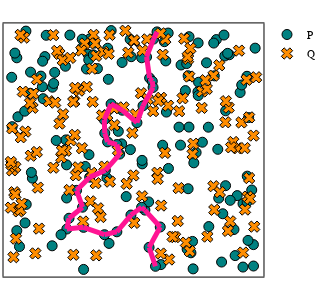

Here is the notebook cell this chart was saved with:
### Code cell
# plot cycle rep of selected bar
cycle = get_multiclass_cyclerep(VR_P, VR_P_class)
plot_cycle_square_torus(P_2d, Q_2d, cycle = cycle, size = (300, 300))

### Figure 1 — Plotly figure (JSON) as saved in the notebook; plotly's stock layout.template omitted (floating-point values rounded to 4 significant figures; data arrays with more than 128 entries replaced by an {"elided": "..."} marker saying what was removed)
{"data": [{"colorbar": {"title": ""}, "legendgroup": "P", "marker": {"color": "rgba(0, 129, 129, 1.000)", "line": {"color": "rgba(0, 0, 0, 1.000)", "width": 1}, "size": 10, "symbol": "circle"}, "mode": "markers", "name": "P", "showlegend": true, "type": "scatter", "x": {"elided": "150 float values"}, "xaxis": "x1", "y": {"elided": "150 float values"}, "yaxis": "y1", "zmax": null, "zmin": null}, {"colorbar": {"title": ""}, "legendgroup": "Q", "marker": {"color": "rgba(255, 141, 0, 1.000)", "line": {"color": "rgba(0, 0, 0, 1.000)", "width": 1}, "size": 10, "symbol": "x"}, "mode": "markers", "name": "Q", "showlegend": true, "type": "scatter", "x": {"elided": "150 float values"}, "xaxis": "x1", "y": {"elided": "150 float values"}, "yaxis": "y1", "zmax": null, "zmin": null}, {"colorbar": {"title": ""}, "legendgroup": "", "line": {"color": "rgba(255, 20, 147, 1.000)", "dash": "solid", "shape": "linear", "width": 5}, "mode": "lines", "name": "", "showlegend": false, "type": "scatter", "x": [3.503, 3.57], "xaxis": "x1", "y": [4.981, 4.898], "yaxis": "y1", "zmax": null, "zmin": null}, {"colorbar": {"title": ""}, "legendgroup": "", "line": {"color": "rgba(255, 20, 147, 1.000)", "dash": "solid", "shape": "linear", "width": 5}, "mode": "lines", "name": "", "showlegend": false, "type": "scatter", "x": [1.474, 1.419], "xaxis": "x1", "y": [1.35, 1.071], "yaxis": "y1", "zmax": null, "zmin": null}, {"colorbar": {"title": ""}, "legendgroup": "", "line": {"color": "rgba(255, 20, 147, 1.000)", "dash": "solid", "shape": "linear", "width": 5}, "mode": "lines", "name": "", "showlegend": false, "type": "scatter", "x": [1.419, 1.84], "xaxis": "x1", "y": [1.071, 1.114], "yaxis": "y1", "zmax": null, "zmin": null}, {"colorbar": {"title": ""}, "legendgroup": "", "line": {"color": "rgba(255, 20, 147, 1.000)", "dash": "solid", "shape": "linear", "width": 5}, "mode": "lines", "name": "", "showlegend": false, "type": "scatter", "x": [2.368, 2.679], "xaxis": "x1", "y": [0.9248, 0.9993], "yaxis": "y1", "zmax": null, "zmin": null}, {"colorbar": {"title": ""}, "legendgroup": "", "line": {"color": "rgba(255, 20, 147, 1.000)", "dash": "solid", "shape": "linear", "width": 5}, "mode": "lines", "name": "", "showlegend": false, "type": "scatter", "x": [2.375, 2.446], "xaxis": "x1", "y": [3.554, 3.328], "yaxis": "y1", "zmax": null, "zmin": null}, {"colorbar": {"title": ""}, "legendgroup": "", "line": {"color": "rgba(255, 20, 147, 1.000)", "dash": "solid", "shape": "linear", "width": 5}, "mode": "lines", "name": "", "showlegend": false, "type": "scatter", "x": [3.336, 3.184], "xaxis": "x1", "y": [4.262, 3.826], "yaxis": "y1", "zmax": null, "zmin": null}, {"colorbar": {"title": ""}, "legendgroup": "", "line": {"color": "rgba(255, 20, 147, 1.000)", "dash": "solid", "shape": "linear", "width": 5}, "mode": "lines", "name": "", "showlegend": false, "type": "scatter", "x": [3.384, 3.301], "xaxis": "x1", "y": [1.561, 1.634], "yaxis": "y1", "zmax": null, "zmin": null}, {"colorbar": {"title": ""}, "legendgroup": "", "line": {"color": "rgba(255, 20, 147, 1.000)", "dash": "solid", "shape": "linear", "width": 5}, "mode": "lines", "name": "", "showlegend": false, "type": "scatter", "x": [2.362, 2.375], "xaxis": "x1", "y": [3.901, 3.554], "yaxis": "y1", "zmax": null, "zmin": null}, {"colorbar": {"title": ""}, "legendgroup": "", "line": {"color": "rgba(255, 20, 147, 1.000)", "dash": "solid", "shape": "linear", "width": 5}, "mode": "lines", "name": "", "showlegend": false, "type": "scatter", "x": [2.816, 2.533], "xaxis": "x1", "y": [4.148, 4.311], "yaxis": "y1", "zmax": null, "zmin": null}, {"colorbar": {"title": ""}, "legendgroup": "", "line": {"color": "rgba(255, 20, 147, 1.000)", "dash": "solid", "shape": "linear", "width": 5}, "mode": "lines", "name": "", "showlegend": false, "type": "scatter", "x": [3.602, 3.689], "xaxis": "x1", "y": [5.99, 6.176], "yaxis": "y1", "zmax": null, "zmin": null}, {"colorbar": {"title": ""}, "legendgroup": "", "line": {"color": "rgba(255, 20, 147, 1.000)", "dash": "solid", "shape": "linear", "width": 5}, "mode": "lines", "name": "", "showlegend": false, "type": "scatter", "x": [1.84, 2.368], "xaxis": "x1", "y": [1.114, 0.9248], "yaxis": "y1", "zmax": null, "zmin": null}, {"colorbar": {"title": ""}, "legendgroup": "", "line": {"color": "rgba(255, 20, 147, 1.000)", "dash": "solid", "shape": "linear", "width": 5}, "mode": "lines", "name": "", "showlegend": false, "type": "scatter", "x": [2.678, 2.446], "xaxis": "x1", "y": [3.259, 3.328], "yaxis": "y1", "zmax": null, "zmin": null}, {"colorbar": {"title": ""}, "legendgroup": "", "line": {"color": "rgba(255, 20, 147, 1.000)", "dash": "solid", "shape": "linear", "width": 5}, "mode": "lines", "name": "", "showlegend": false, "type": "scatter", "x": [1.995, 2.389], "xaxis": "x1", "y": [2.414, 2.59], "yaxis": "y1", "zmax": null, "zmin": null}, {"colorbar": {"title": ""}, "legendgroup": "", "line": {"color": "rgba(255, 20, 147, 1.000)", "dash": "solid", "shape": "linear", "width": 5}, "mode": "lines", "name": "", "showlegend": false, "type": "scatter", "x": [2.362, 2.533], "xaxis": "x1", "y": [3.901, 4.311], "yaxis": "y1", "zmax": null, "zmin": null}, {"colorbar": {"title": ""}, "legendgroup": "", "line": {"color": "rgba(255, 20, 147, 1.000)", "dash": "solid", "shape": "linear", "width": 5}, "mode": "lines", "name": "", "showlegend": false, "type": "scatter", "x": [1.474, 1.815], "xaxis": "x1", "y": [1.35, 1.636], "yaxis": "y1", "zmax": null, "zmin": null}, {"colorbar": {"title": ""}, "legendgroup": "", "line": {"color": "rgba(255, 20, 147, 1.000)", "dash": "solid", "shape": "linear", "width": 5}, "mode": "lines", "name": "", "showlegend": false, "type": "scatter", "x": [3.57, 3.59], "xaxis": "x1", "y": [4.898, 4.737], "yaxis": "y1", "zmax": null, "zmin": null}, {"colorbar": {"title": ""}, "legendgroup": "", "line": {"color": "rgba(255, 20, 147, 1.000)", "dash": "solid", "shape": "linear", "width": 5}, "mode": "lines", "name": "", "showlegend": false, "type": "scatter", "x": [3.384, 3.77], "xaxis": "x1", "y": [1.561, 1.124], "yaxis": "y1", "zmax": null, "zmin": null}, {"colorbar": {"title": ""}, "legendgroup": "", "line": {"color": "rgba(255, 20, 147, 1.000)", "dash": "solid", "shape": "linear", "width": 5}, "mode": "lines", "name": "", "showlegend": false, "type": "scatter", "x": [3.033, 3.301], "xaxis": "x1", "y": [1.434, 1.634], "yaxis": "y1", "zmax": null, "zmin": null}, {"colorbar": {"title": ""}, "legendgroup": "", "line": {"color": "rgba(255, 20, 147, 1.000)", "dash": "solid", "shape": "linear", "width": 5}, "mode": "lines", "name": "", "showlegend": false, "type": "scatter", "x": [2.749, 2.678], "xaxis": "x1", "y": [3.012, 3.259], "yaxis": "y1", "zmax": null, "zmin": null}, {"colorbar": {"title": ""}, "legendgroup": "", "line": {"color": "rgba(255, 20, 147, 1.000)", "dash": "solid", "shape": "linear", "width": 5}, "mode": "lines", "name": "", "showlegend": false, "type": "scatter", "x": [3.489, 3.651], "xaxis": "x1", "y": [0.5965, 0.106], "yaxis": "y1", "zmax": null, "zmin": null}, {"colorbar": {"title": ""}, "legendgroup": "", "line": {"color": "rgba(255, 20, 147, 1.000)", "dash": "solid", "shape": "linear", "width": 5}, "mode": "lines", "name": "", "showlegend": false, "type": "scatter", "x": [3.033, 2.679], "xaxis": "x1", "y": [1.434, 0.9993], "yaxis": "y1", "zmax": null, "zmin": null}, {"colorbar": {"title": ""}, "legendgroup": "", "line": {"color": "rgba(255, 20, 147, 1.000)", "dash": "solid", "shape": "linear", "width": 5}, "mode": "lines", "name": "", "showlegend": false, "type": "scatter", "x": [3.426, 3.602], "xaxis": "x1", "y": [5.527, 5.99], "yaxis": "y1", "zmax": null, "zmin": null}, {"colorbar": {"title": ""}, "legendgroup": "", "line": {"color": "rgba(255, 20, 147, 1.000)", "dash": "solid", "shape": "linear", "width": 5}, "mode": "lines", "name": "", "showlegend": false, "type": "scatter", "x": [1.815, 1.664], "xaxis": "x1", "y": [1.636, 2.072], "yaxis": "y1", "zmax": null, "zmin": null}, {"colorbar": {"title": ""}, "legendgroup": "", "line": {"color": "rgba(255, 20, 147, 1.000)", "dash": "solid", "shape": "linear", "width": 5}, "mode": "lines", "name": "", "showlegend": false, "type": "scatter", "x": [3.184, 2.816], "xaxis": "x1", "y": [3.826, 4.148], "yaxis": "y1", "zmax": null, "zmin": null}, {"colorbar": {"title": ""}, "legendgroup": "", "line": {"color": "rgba(255, 20, 147, 1.000)", "dash": "solid", "shape": "linear", "width": 5}, "mode": "lines", "name": "", "showlegend": false, "type": "scatter", "x": [1.995, 1.664], "xaxis": "x1", "y": [2.414, 2.072], "yaxis": "y1", "zmax": null, "zmin": null}, {"colorbar": {"title": ""}, "legendgroup": "", "line": {"color": "rgba(255, 20, 147, 1.000)", "dash": "solid", "shape": "linear", "width": 5}, "mode": "lines", "name": "", "showlegend": false, "type": "scatter", "x": [3.336, 3.59], "xaxis": "x1", "y": [4.262, 4.737], "yaxis": "y1", "zmax": null, "zmin": null}, {"colorbar": {"title": ""}, "legendgroup": "", "line": {"color": "rgba(255, 20, 147, 1.000)", "dash": "solid", "shape": "linear", "width": 5}, "mode": "lines", "name": "", "showlegend": false, "type": "scatter", "x": [3.426, 3.503], "xaxis": "x1", "y": [5.527, 4.981], "yaxis": "y1", "zmax": null, "zmin": null}, {"colorbar": {"title": ""}, "legendgroup": "", "line": {"color": "rgba(255, 20, 147, 1.000)", "dash": "solid", "shape": "linear", "width": 5}, "mode": "lines", "name": "", "showlegend": false, "type": "scatter", "x": [2.749, 2.389], "xaxis": "x1", "y": [3.012, 2.59], "yaxis": "y1", "zmax": null, "zmin": null}, {"colorbar": {"title": ""}, "legendgroup": "", "line": {"color": "rgba(255, 20, 147, 1.000)", "dash": "solid", "shape": "linear", "width": 5}, "mode": "lines", "name": "", "showlegend": false, "type": "scatter", "x": [3.489, 3.77], "xaxis": "x1", "y": [0.5965, 1.124], "yaxis": "y1", "zmax": null, "zmin": null}], "layout": {"annotations": [], "height": 300, "legend": {"bgcolor": "rgba(255, 255, 255, 1.000)", "bordercolor": "rgba(0, 0, 0, 1.000)", "font": {"color": "rgba(0, 0, 0, 1.000)", "family": "sans-serif", "size": 11}, "tracegroupgap": 0, "x": 1, "y": 1}, "margin": {"b": 20, "l": 0, "r": 0, "t": 20}, "paper_bgcolor": "rgba(255, 255, 255, 1.000)", "plot_bgcolor": "rgba(255, 255, 255, 1.000)", "showlegend": true, "width": 300, "xaxis": {"anchor": "y1", "domain": [0.01312, 0.9869], "gridcolor": "rgba(0, 0, 0, 0.100)", "gridwidth": 0.5, "linecolor": "rgba(0, 0, 0, 1.000)", "mirror": true, "range": [-0.1745, 6.369], "showgrid": true, "showline": true, "showticklabels": true, "tickangle": 0, "tickcolor": "rgb(0, 0, 0)", "tickfont": {"color": "rgba(0, 0, 0, 1.000)", "family": "sans-serif", "size": 11}, "tickmode": "array", "ticks": "inside", "ticktext": [], "tickvals": [], "title": "", "titlefont": {"color": "rgba(0, 0, 0, 1.000)", "family": "sans-serif", "size": 15}, "type": "-", "visible": true, "zeroline": false, "zerolinecolor": "rgba(0, 0, 0, 1.000)"}, "yaxis": {"anchor": "x1", "domain": [0.01312, 0.9869], "gridcolor": "rgba(0, 0, 0, 0.100)", "gridwidth": 0.5, "linecolor": "rgba(0, 0, 0, 1.000)", "mirror": true, "range": [-0.1605, 6.396], "showgrid": true, "showline": true, "showticklabels": true, "tickangle": 0, "tickcolor": "rgb(0, 0, 0)", "tickfont": {"color": "rgba(0, 0, 0, 1.000)", "family": "sans-serif", "size": 11}, "tickmode": "array", "ticks": "inside", "ticktext": [], "tickvals": [], "title": "", "titlefont": {"color": "rgba(0, 0, 0, 1.000)", "family": "sans-serif", "size": 15}, "type": "-", "visible": true, "zeroline": false, "zerolinecolor": "rgba(0, 0, 0, 1.000)"}}}
